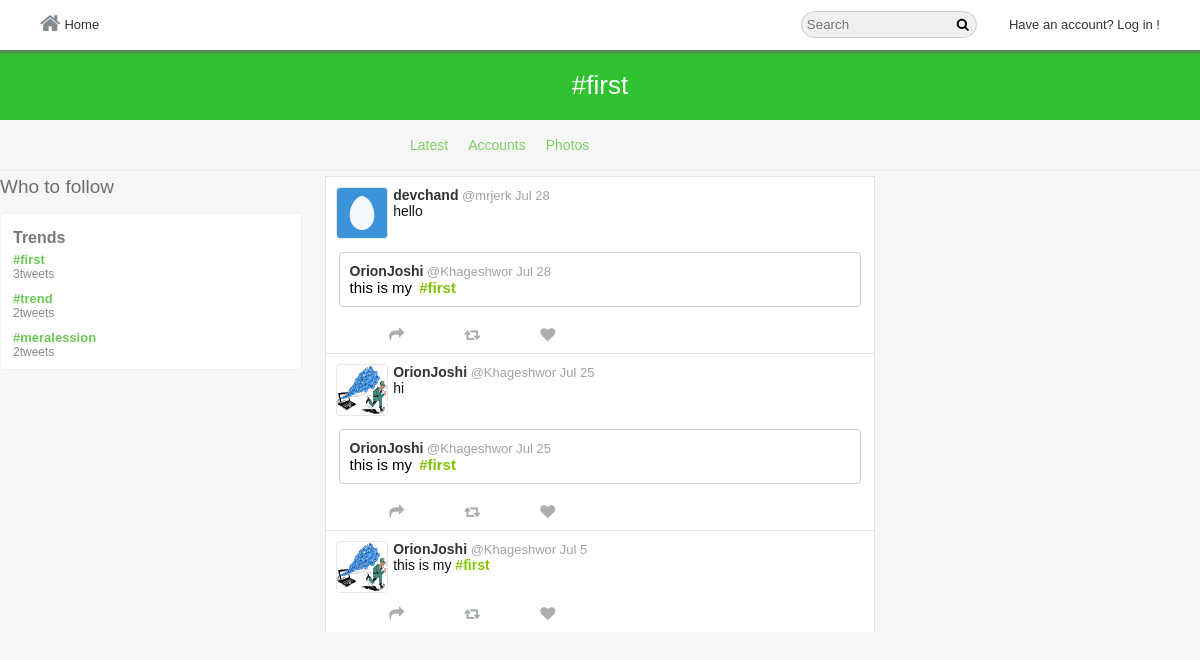
The app's page /hashtag/first with its own data.
### tables this page shows
CREATE TABLE `trends` (
  `trendID` int(11) NOT NULL,
  `hashtag` varchar(140) NOT NULL,
  `createdOn` datetime NOT NULL
);

CREATE TABLE `tweets` (
  `tweetID` int(11) NOT NULL,
  `status` varchar(140) NOT NULL,
  `tweetBy` int(11) NOT NULL,
  `retweetID` int(11) NOT NULL,
  `retweetBy` int(11) NOT NULL,
  `tweetImage` varchar(255) NOT NULL,
  `likesCount` int(11) NOT NULL,
  `retweetCount` int(11) NOT NULL,
  `postedOn` datetime NOT NULL,
  `retweetMsg` varchar(140) NOT NULL
);

CREATE TABLE `users` (
  `user_id` int(11) NOT NULL,
  `username` varchar(40) NOT NULL,
  `email` varchar(255) NOT NULL,
  `password` varchar(64) NOT NULL,
  `screenName` varchar(40) NOT NULL,
  `profileImage` varchar(255) NOT NULL,
  `profileCover` varchar(255) NOT NULL,
  `following` int(11) NOT NULL,
  `followers` int(11) NOT NULL,
  `bio` varchar(140) NOT NULL,
  `country` varchar(255) NOT NULL,
  `website` varchar(255) NOT NULL
);

### hashtag.php (the view, shortened to what the rows shown need)
<?php
    include 'core/init.php';
    if(isset($_GET['hashtag']) && !empty($_GET['hashtag'])) {
        $hashtag = $getFromU->checkInput($_GET['hashtag']);
        $user_id = @$_SESSION['user_id'];
        $tweets  = $getFromT->getTweetsByHash($hashtag);
    } else {
        header('Location:'.BASE_URL.'index.php');
    }
?>
<!doctype html>
<html>
	<head>
 		<link rel="stylesheet" href="<?php echo BASE_URL; ?>assets/css/style-complete.css"/>
   		<link rel="stylesheet" href="https://cdnjs.cloudflare.com/ajax/libs/font-awesome/4.6.3/css/font-awesome.css"/>
    </head>
<body>
<div class="wrapper">
<div class="hash-header">
	<div class="hash-inner">
		<h1>#<?php echo $hashtag; ?></h1>
	</div>
</div>
<div class="in-wrapper">
	<div class="in-full-wrap">
		<div class="in-left">
			<div class="in-left-wrap">
			   <?php $getFromT->trends();?>
			</div>
		</div>
<?php if(strpos($_SERVER['REQUEST_URI'], '?f=photos')) : ?>
 <div class="hash-img-wrapper">
 	<div class="hash-img-inner">
     <?php
        foreach ($tweets as $tweet) {
            $likes = $getFromT->likes($user_id, $tweet->tweetID);
            $retweet = $getFromT->checkRetweet($tweet->tweetID, $user_id);
            $user    = $getFromU->userData($tweet->retweetBy);
            if(!empty($tweet->tweetImage)) {
                echo ' <div class="hash-img-flex">
                            <img src="'.BASE_URL.$tweet->tweetImage.'" class="imagePopup" data-tweet="'.$tweet->tweetID.'"/>
                            <div class="hash-img-flex-footer">
                                <ul>
                                '.(($getFromU->loggedIn() === true) ? '
                                    <li><button><a href="#"><i class="fa fa-share" aria-hidden="true"></i></a></button></li>
                                    <li>'.(isset($retweet['retweetID']) ? (($tweet->tweetID === $retweet['retweetID'] OR $user_id == $retweet['retweetBy']) ? '<button class="retweeted" data-tweet="'.$tweet->tweetID.'" data-user="'.$tweet->tweetBy.'"><i class="fa fa-retweet" aria-hidden="true"></i><span class="retweetsCount">'.$tweet->retweetCount.'</span></button>' : '<button class="retweet" data-tweet="'.$tweet->tweetID.'" data-user="'.$tweet->tweetBy.'"><i class="fa fa-retweet" aria-hidden="true"></i><span class="retweetsCount">'.(($tweet->retweetCount > 0) ? $tweet->retweetCount : '').'</span></button>') : '<button class="retweet" data-tweet="'.$tweet->tweetID.'" data-user="'.$tweet->tweetBy.'"><i class="fa fa-retweet" aria-hidden="true"></i><span class="retweetsCount">'.(($tweet->retweetCount > 0) ? $tweet->retweetCount : '').'</span></button>' ).'</li>
                                    <li>'.(isset($likes['likeOn']) ? (($likes['likeOn'] === $tweet->tweetID) ? '<button class="unlike-btn" data-tweet="'.$tweet->tweetID.'" data-user="'.$tweet->tweetBy.'"><i class="fa fa-heart" aria-hidden="true"></i><span class="likesCounter">'.$tweet->likesCount.'</span></button>' : '<button class="like-btn" data-tweet="'.$tweet->tweetID.'" data-user="'.$tweet->tweetBy.'"><a href="#"><i class="fa fa-heart-o" aria-hidden="true"></i></a><span class="likesCounter">'.(($tweet->likesCount > 0) ? $tweet->likesCount : '').'</span></button>') : '<button class="like-btn" data-tweet="'.$tweet->tweetID.'" data-user="'.$tweet->tweetBy.'"><a href="#"><i class="fa fa-heart-o" aria-hidden="true"></i></a><span class="likesCounter">'.(($tweet->likesCount > 0) ? $tweet->likesCount : '').'</span></button>' ).'</li>
                                    '.(($tweet->tweetBy === $user_id) ? '
                                        <li>
                                        <a href="#" class="more"><i class="fa fa-ellipsis-h" aria-hidden="true"></i></a>
                                        <ul>
                                        <li><label class="deleteTweet" data-tweet="'.$tweet->tweetID.'">Delete Tweet</label></li>
                                        </ul>
                                    </li>' : '').'
                                    ' : '<li><button><a href="#"><i class="fa fa-share" aria-hidden="true"></i></a></button></li>
                                        <li><button><a href="#"><i class="fa fa-retweet" aria-hidden="true"></i></a></button></li>
                                        <li><button><a href="#"><i class="fa fa-heart" aria-hidden="true"></i></a></button></li>
                                    ').'
                                </ul>
                            </div>
                        </div>' ;
            }
        }
     ?>
	</div>
</div>
<?php else :?>
	 <div class="in-center">
		<div class="in-center-wrap">
        <?php
            foreach($tweets as $tweet) {
                $likes = $getFromT->likes($user_id, $tweet->tweetID);
                $retweet = $getFromT->checkRetweet($tweet->tweetID, $user_id);
                $user    = $getFromU->userData($tweet->retweetBy);
                echo '<div class="all-tweet">
                        <div class="t-show-wrap">
                            <div class="t-show-inner">
                            '.(isset($retweet['retweetID']) ? (($retweet['retweetID'] === $tweet->retweetID OR $tweet->retweetID > 0) ? '
                                        <span><i class="fa fa-retweet" aria-hidden="true"></i></span><span>'.$user->screenName.' Retweeted</span>
                                </div>'
                                : '') : '').'
                                '.((!empty($tweet->retweetMsg) && $tweet->tweetID === $retweet['tweetID'] or $tweet->retweetID > 0) ? '<div class="t-show-head">
                                <div class="t-show-popup" data-tweet="'.$tweet->tweetID.'">
                                    <div class="t-show-img">
                                        <img src="'.BASE_URL.$user->profileImage.'"/>
                                    </div>
                                    <div class="t-s-head-content">
                                        <div class="t-h-c-name">
                                            <span><a href="'.BASE_URL.$user->username.'">'.$user->screenName.'</a></span>
                                            <span>@'.$user->username.'</span>
                                            <span>'.$getFromU->timeAgo($tweet->postedOn).'</span>
                                        </div>
                                        <div class="t-h-c-dis">
                                            '.$getFromT->getTweetLink($tweet->retweetMsg).'
                                        </div>
                                    </div>
                            </div>
                            <div class="t-s-b-inner">
                                <div class="t-s-b-inner-in">
                                    <div class="retweet-t-s-b-inner">
                                        '.((!empty($tweet->tweetImage)) ? '
                                            <img src="'.BASE_URL.$tweet->tweetImage.'" class="imagePopup" data-tweet="'.$tweet->tweetID.'"/>
                                        </div>' : '').'
                                        <div>
                                            <div class="t-h-c-name">
                                                <span><a href="'.BASE_URL.$tweet->username.'">'.$tweet->screenName.'</a></span>
                                                <span>@'.$tweet->username.'</span>
                                                <span>'.$getFromU->timeAgo($tweet->postedOn).'</span>
                                            </div>
                                            <div class="retweet-t-s-b-inner-right-text">
                                            '. $getFromT->getTweetLink($tweet->status).'
                                            </div>
                                        </div>
                                    </div>
                                </div>
                            </div>
                            </div>' : '
                                '.((!empty($tweet->retweetMsg)) && $tweet->tweetID === $retweet['tweetID']).'
                                <div class="t-show-popup" data-tweet="'.$tweet->tweetID.'">
                                    <div class="t-show-head">
                                        <div class="t-show-img">
                                            <img src="'.BASE_URL.$tweet->profileImage.'"/>
                                        </div>
                                    <div class="t-s-head-content">
                                        <div class="t-h-c-name">
                                            <span><a href="'.$tweet->username.'">'.$tweet->screenName.'</a></span>
                                            <span>@'.$tweet->username.'</span>
                                            <span>'.$getFromU->timeAgo($tweet->postedOn).'</span>
                                        </div>
                                        <div class="t-h-c-dis">
                                            '.$getFromT->getTweetLink($tweet->status).'
                                        </div>
                                    </div>
                                </div>'.
                                (!empty($tweet->tweetImage) ?
                                  '
                                                <img src="'.BASE_URL.$tweet->tweetImage.'" class="imagePopup" data-tweet="'.$tweet->tweetID.'"/>
                                    ' : '').'
                            </div>').'
                            <div class="t-show-footer">
                                <div class="t-s-f-right">
                                    <ul>
                                    '.(($getFromU->loggedIn() === true) ? '
                                        '.(isset($retweet['']) ? (($tweet->tweetID === $retweet[''] OR $user_id == $retweet['']) ? ''.$tweet->tweetID.''.$tweet->tweetBy.''.$tweet->retweetCount.'' : ''.$tweet->tweetID.''.$tweet->tweetBy.''.(($tweet->retweetCount > 0) ? $tweet->retweetCount : '').'') : ''.$tweet->tweetID.''.$tweet->tweetBy.''.(($tweet->retweetCount > 0) ? $tweet->retweetCount : '').'' ).'
                                        '.(isset($likes['']) ? (($likes[''] === $tweet->tweetID) ? ''.$tweet->tweetID.''.$tweet->tweetBy.''.$tweet->likesCount.'' : ''.$tweet->tweetID.''.$tweet->tweetBy.''.(($tweet->likesCount > 0) ? $tweet->likesCount : '').'') : ''.$tweet->tweetID.''.$tweet->tweetBy.''.(($tweet->likesCount > 0) ? $tweet->likesCount : '').'' ).'
                                          '.(($tweet->tweetBy === $user_id) ? '
                                            <li><label class="deleteTweet" data-tweet="'.$tweet->tweetID.'">Delete Tweet</label></li>
                                        </li>' : '').'
                                        ' : '<li><button><a href="#"><i class="fa fa-share" aria-hidden="true"></i></a></button></li>
                                            <li><button><a href="#"><i class="fa fa-retweet" aria-hidden="true"></i></a></button></li>
                                            <li><button><a href="#"><i class="fa fa-heart" aria-hidden="true"></i></a></button></li>
                                        ').'
                                    </ul>
                                </div>
                            </div>
                        </div>
                    </div>
                </div>';
            }
        ?>
		</div>
	</div>
        <?php endif; ?>
	</div>
</div>
</div>
</body>
</html>

### core/classes/tweet.php (shortened to what the rows shown need)
<?php
    class Tweet extends User {
        function __construct($pdo) {
            $this->pdo = $pdo;
        }
        public function getTweetLink($tweet) {
            $tweet = preg_replace("/(https?:\/\/)([\w]+.)([\w\.]+)/", "<a href='$0' target='_blink'>$0</a>", $tweet);
            $tweet = preg_replace("/#([\w]+)/", "<a href='".BASE_URL."hashtag/$1'>$0</a>", $tweet);
            $tweet = preg_replace("/@([\w]+)/", "<a href='".BASE_URL."$1'>$0</a>", $tweet);
            return $tweet;
        }
        public function checkRetweet($tweet_id, $user_id) {
            $stmt = $this->pdo->prepare("SELECT * FROM `tweets` WHERE `retweetID` = :tweet_id AND `retweetBy` = :user_id OR `tweetID` = :tweet_id AND `retweetBy` = :user_id");
            $stmt->bindParam(":tweet_id", $tweet_id, PDO::PARAM_INT);
            $stmt->bindParam(":user_id", $user_id, PDO::PARAM_INT);
            $stmt->execute();
            return $stmt->fetch(PDO::FETCH_ASSOC);
        }
        public function trends() {
            $stmt = $this->pdo->prepare("SELECT *, COUNT(`tweetID`) AS `tweetsCount` FROM `trends` INNER JOIN `tweets` ON `status` LIKE CONCAT('%#',`hashtag`,'%') OR `retweetMsg` LIKE CONCAT('%#',`hashtag`,'%') GROUP BY `hashtag` ORDER BY `tweetID`");
            $stmt->execute();
            $trends = $stmt->fetchAll(PDO::FETCH_OBJ);
            echo '<div class="trend-wrapper"><div class="trend-inner"><div class="trend-title"><h3>Trends</h3></div>';
            foreach($trends as $trend) {
                echo '<div class="trend-body">
                        <div class="trend-body-content">
                            <div class="trend-link">
                                <a href="'.BASE_URL.'hashtag/'.$trend->hashtag.'">#'.$trend->hashtag.'</a>
                            </div>
                            <div class="trend-tweets">
                                '.$trend->tweetsCount.'<span>tweets</span>
                            </div>
                        </div>
                    </div>';
            }
            echo '</div></div>';
        }
        public function getTweetsByHash($hashtag) {
            $stmt = $this->pdo->prepare("SELECT * FROM `tweets` LEFT JOIN `users` ON `tweetBy` = `user_id` WHERE `status` LIKE :hashtag OR `retweetMsg` LIKE :hashtag ORDER BY `tweetID` DESC");
            $stmt->bindValue(":hashtag", '%#'.$hashtag.'%', PDO::PARAM_STR);
            $stmt->execute();
            return $stmt->fetchAll(PDO::FETCH_OBJ);
        }
    }
?>

### records on screen
trends: hashtag "first", tweetsCount "3"
trends: hashtag "trend", tweetsCount "2"
trends: hashtag "meralession", tweetsCount "2"
tweets: users.profileImage (placeholder picture), users.screenName "devchand", users.username "mrjerk", postedOn "Jul 28", retweetMsg "hello this is my #first", users.screenName "OrionJoshi", users.username "Khageshwor"
tweets: users.profileImage (picture), users.screenName "OrionJoshi", users.username "Khageshwor", postedOn "Jul 25", retweetMsg "hi this is my #first"
tweets: users.profileImage (picture), users.screenName "OrionJoshi", users.username "Khageshwor", postedOn "Jul 5", status "this is my #first"

### other values on screen
$hashtag "first"
